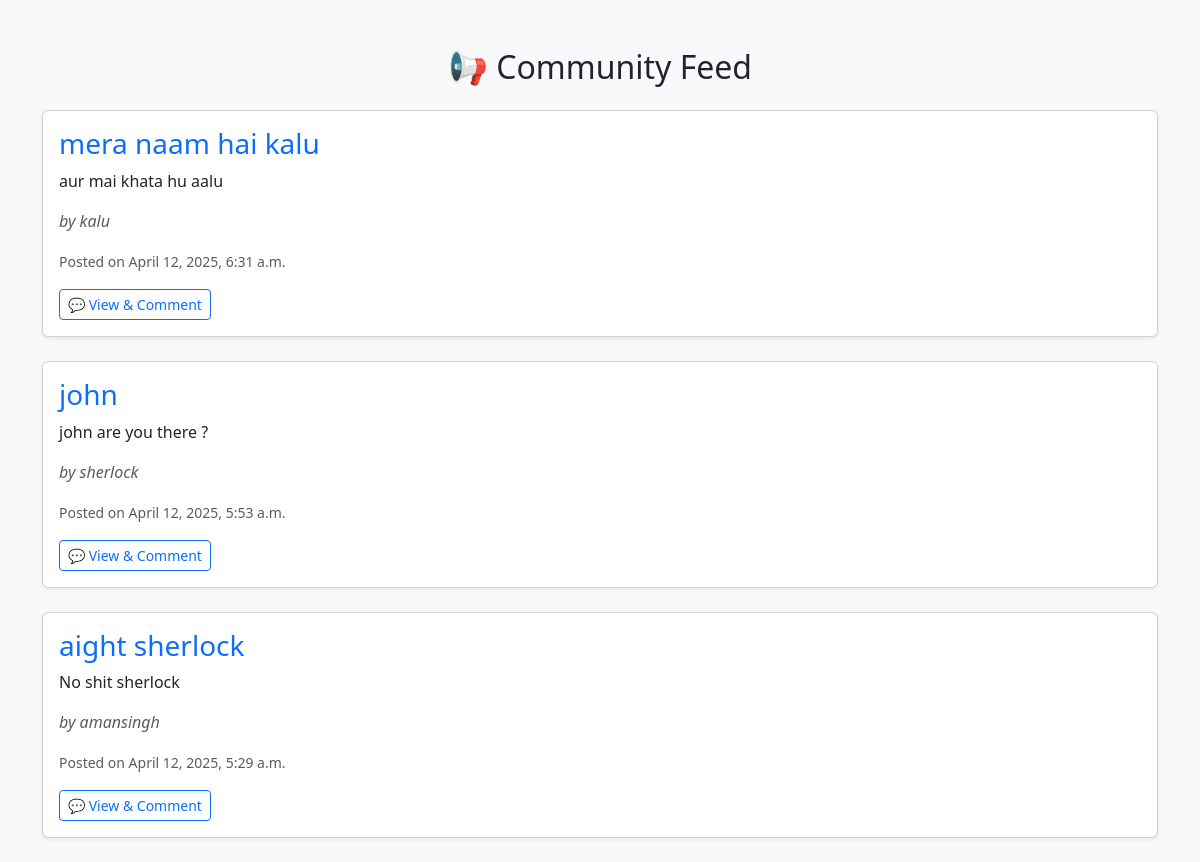
Page /feed/ (signed in) on the committed database.
### accounts/models.py (models this page shows, shortened)
class ProfilePost(models.Model):
    user = models.ForeignKey(
        CustomUser,
        on_delete=models.CASCADE,
        related_name='posts'
    )
    title = models.CharField(max_length=100)
    content = models.TextField()
    created_at = models.DateTimeField(auto_now_add=True)

class CustomUser(AbstractBaseUser, PermissionsMixin):
    email = models.EmailField(unique=True)
    username = models.CharField(max_length=150, unique=True)
    phone = models.CharField(max_length=15, blank=True, null=True)
    bio = models.TextField(blank=True, null=True)
    is_active = models.BooleanField(default=True)
    is_staff = models.BooleanField(default=False)
    objects = CustomUserManager()
    USERNAME_FIELD = 'email'
    REQUIRED_FIELDS = ['username']

### accounts/views.py (the view)
# urls.py: path('feed/', views.global_feed_view, name='global_feed'),
def global_feed_view(request):
    posts = ProfilePost.objects.exclude(user=request.user).order_by('-created_at')
    return render(request, 'accounts/feed.html', {'posts': posts})

### accounts/templates/accounts/feed.html (shortened to what this page needs)
<!DOCTYPE html>
<html lang="en">
<head>
    <link href="https://cdn.jsdelivr.net/npm/bootstrap@5.3.0/dist/css/bootstrap.min.css" rel="stylesheet">
</head>
<body class="bg-light">
    <div class="container mt-5">
        <h2 class="text-center mb-4">📢 Community Feed</h2>
        {% for post in posts %}
            <div class="card mb-4 shadow-sm">
                <div class="card-body">
                    <h3 class="card-title text-primary">{{ post.title }}</h3>
                    <p class="card-text">{{ post.content }}</p>
                    <p class="text-muted"><em>by {{ post.user.username }}</em></p>
                    <small class="text-muted">Posted on {{ post.created_at|date:"F j, Y, g:i a" }}</small>
                    <div class="mt-3">
                        <a href="{% url 'post_detail' post.id %}" class="btn btn-outline-primary btn-sm">💬 View & Comment</a>
                    </div>
                </div>
            </div>
        {% empty %}
            <div class="alert alert-warning text-center" role="alert">
                No posts found.
            </div>
        {% endfor %}
    </div>
</body>
</html>

### rows in the picture
ProfilePost: title "mera naam hai kalu", content "aur mai khata hu aalu", user.username "kalu", created_at "April 12, 2025, 6:31 a.m."
ProfilePost: title "john", content "john are you there ?", user.username "sherlock", created_at "April 12, 2025, 5:53 a.m."
ProfilePost: title "aight sherlock", content "No shit sherlock", user.username "amansingh", created_at "April 12, 2025, 5:29 a.m."
